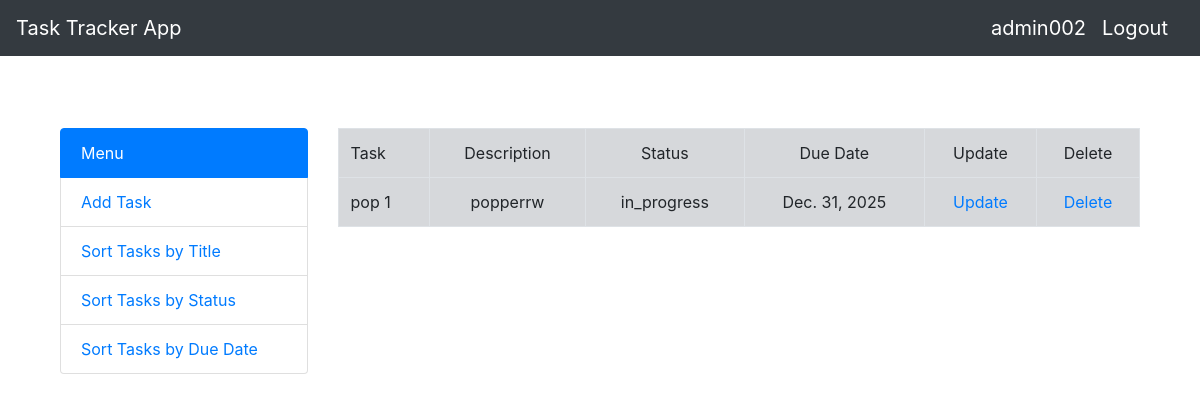
The app's page / (signed in), older data.
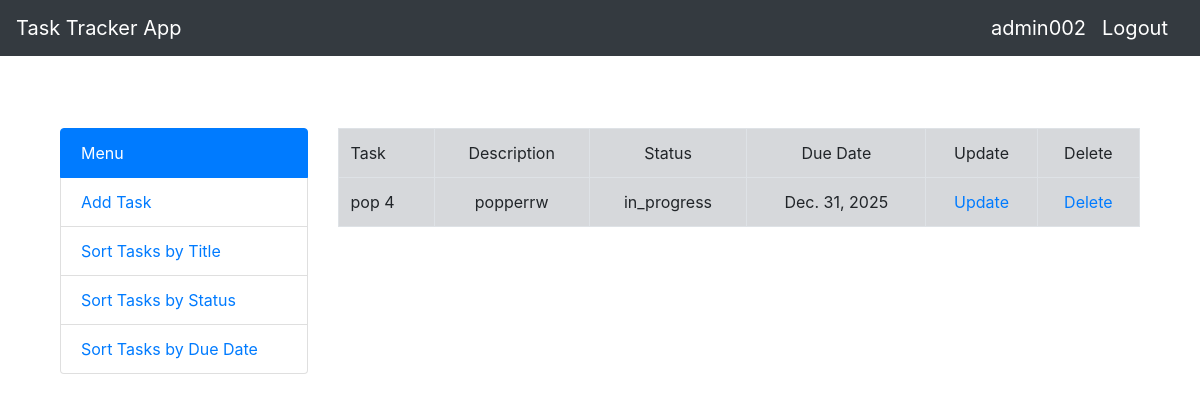
The same page, newer data.
### task_tracker/models.py (models this page shows, shortened)
class Task(models.Model):
    TASK_STATUS_CHOICES = (
        ('in_progress', 'In Progress'),
        ('on_hold', 'On Hold'),
        ('completed', 'Completed'),
        ('cancelled', 'Cancelled'),
    )
    user = models.ForeignKey(User, on_delete=models.CASCADE, null=True, related_name='tasks')
    task = models.CharField(max_length=255)
    description = models.TextField()
    status = models.CharField(max_length=255, choices=TASK_STATUS_CHOICES, default='in progress')
    due_date = models.DateField(blank=False)
    created_date = models.DateTimeField(auto_now_add=True) #auto_now: last modified time

### task_tracker/views.py (the view)
# urls.py: path('', views.home, name='home'),
def home(request):
    if request.user.is_authenticated:
        user = request.user
        all_tasks = user.tasks.all()
        print(user.tasks)
        return render(request, "home.html", {'all_tasks': all_tasks})
    else:
        return redirect('login_view')

### task_tracker/templates/home.html
{% extends 'base.html' %}
{% load crispy_forms_tags %}
{% block content %}
<br><br>
<div class="container">
    <div class="row">
        <div class="col-lg-3">
            <div class="list-group list-group-dark">
              <a href="{% url 'home' %}" class="list-group-item active">Menu</a>
              <a href="{% url 'add' %}" class="list-group-item">Add Task</a>
              <a href="{% url 'home' %}" class="list-group-item">Sort Tasks by Title</a>
              <a href="{% url 'home' %}" class="list-group-item">Sort Tasks by Status</a>
              <a href="{% url 'sort_by_due_date_asc' %}" class="list-group-item">Sort Tasks by Due Date</a>
            </div>
        </div>
        <div class="col-lg-9">
        {% if all_tasks %}
        <table class="table table-bordered">
            <tr class="table-secondary">
                <td>Task</td>
                <td><center>Description</center></td>
                <td><center>Status</center></td>
                <td><center>Due Date</center></td>
                <td><center>Update</center></td>
                <td><center>Delete</center></td>
            </tr>
            {% for things in all_tasks %}
                    <tr class="table-secondary">
                        <td>{{ things.task }}</td>
                        <td><center>{{ things.description }}</center></td>
                        <td><center>{{ things.status }}</center></td>
                        <td><center>{{ things.due_date }}</center></td>
                        <td><center><a href="{% url 'edit' things.pk %}">Update</a></center></td>
                        <td><center><a href="{% url 'delete' things.pk %}">Delete</a></center></td>
                    </tr>
            {% endfor %}
        </table>
       {% endif %}
    </div>
    </div>
</div>
{% endblock %}

### task_tracker/templates/base.html (shortened to what this page needs)
<!doctype html>
<html lang="en">
  <head>
    <link rel="stylesheet" href="https://cdn.jsdelivr.net/npm/bootstrap@4.0.0/dist/css/bootstrap.min.css">
  </head>
  <body>
    <nav class="navbar navbar-expand-lg navbar-dark bg-dark">
        <a class="navbar-brand" href="{% url 'home' %}">Task Tracker App</a>
        <div class="collapse navbar-collapse" id="navbarSupportedContent">
        {% if user.is_authenticated %}
        <a class="navbar-brand" href="{% url 'home' %}">{{ user.username }}</a>
        <a class="navbar-brand" href="{% url 'logout_view' %}">Logout</a>
        {% else %}
        <a class="navbar-brand" href="{% url 'login_view' %}">Login</a>
        <a class="navbar-brand" href="{% url 'register' %}">Register</a>
        {% endif %}
      </div>
    </nav>
    <div class="container">
        <br>
        {% block content %}
        {% endblock %}
    </div>
  </body>
</html>

Row changes from the older to the newer data that the page shows:
changed Task "popperrw": task "pop 1" → "pop 4"
